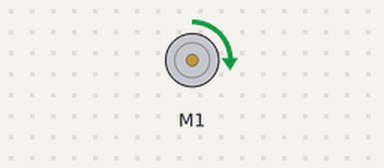
The sketch below on a simulated Arduino Uno, built with avr-gcc and run on an emulated ATmega328P. On the bench: DC motor (green arrow = forward, orange = backward, longer = faster).

Above: at 0.1 s.
At 10.1 s:
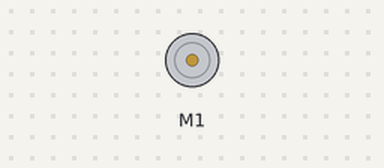
Timing chart, 0 to 11.6 s (numbered marks = the images above):
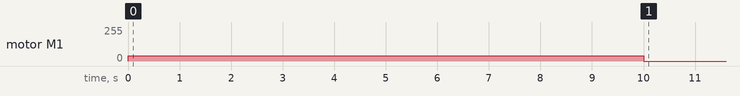

Measured:
- by itself, motor M1: stopped → forward 40/255 at 0.00 s, → stopped 10.0 s later

The sketch:

ChinGunsProofOfConcept.ino
```cpp
#include <Wire.h>
#include <Adafruit_MotorShield.h>
#include "utility/Adafruit_PWMServoDriver.h"

Adafruit_MotorShield AFMS = Adafruit_MotorShield();
Adafruit_DCMotor *myMotor = AFMS.getMotor(1);

void setup() {
  // put your setup code here, to run once:

  AFMS.begin();

  run_motor(40, FORWARD);

  delay(10000);

  run_motor(0, FORWARD);

}


void loop() {
  // put your main code here, to run repeatedly:

}


void run_motor(uint8_t motor_speed, uint8_t motor_direction){

  if(motor_speed >= 0 && motor_speed <= 255){

      myMotor->setSpeed(motor_speed);

      switch(motor_direction){
        case FORWARD :
          myMotor->run(FORWARD);
          break;
        case BACKWARD :
          myMotor->run(BACKWARD);
          break;
        case BRAKE :
          myMotor->run(BRAKE);
          break;
        case RELEASE :
          myMotor->run(RELEASE);
          break;
      }

  }

}
```
